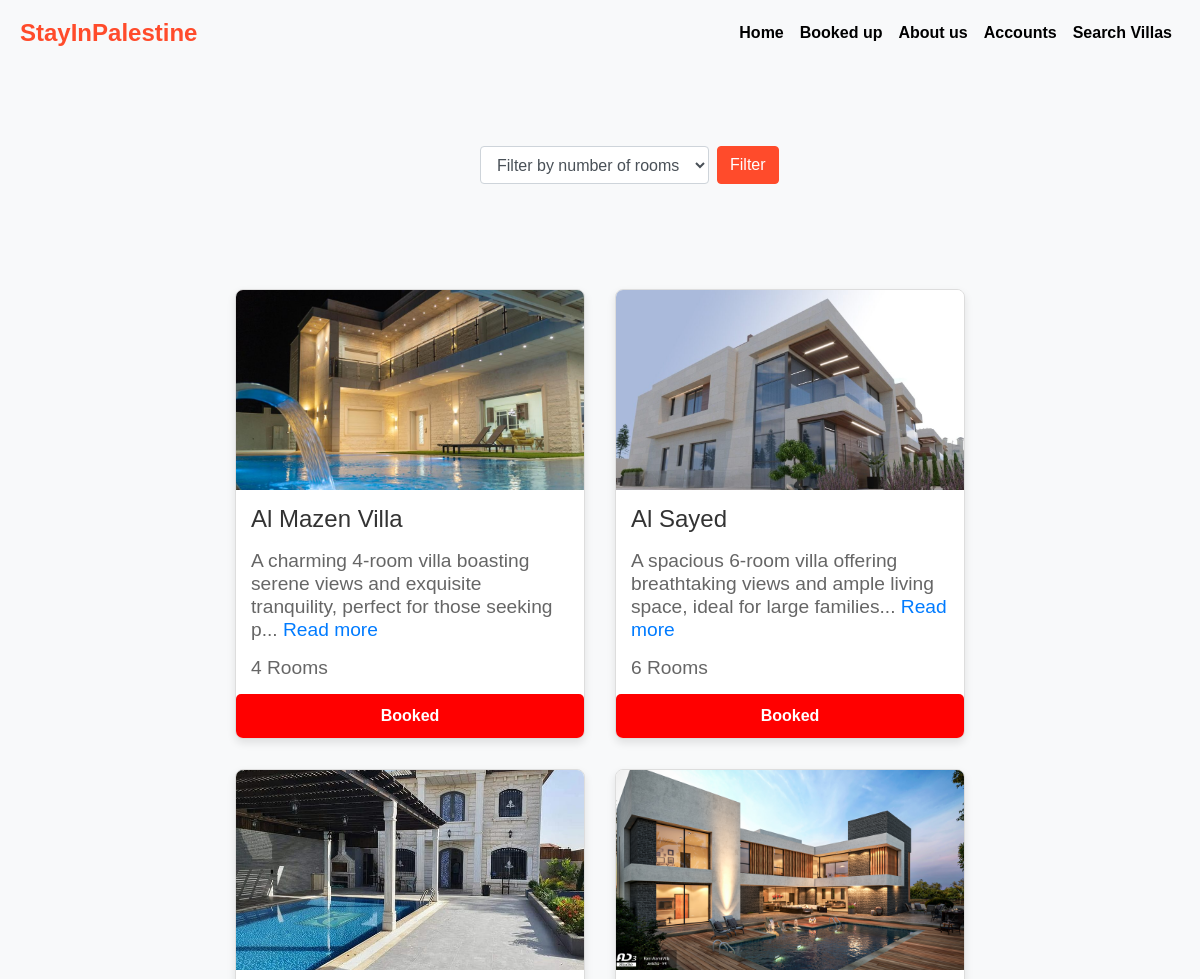
/villas/ (upper part), run on an earlier commit of the app's database.
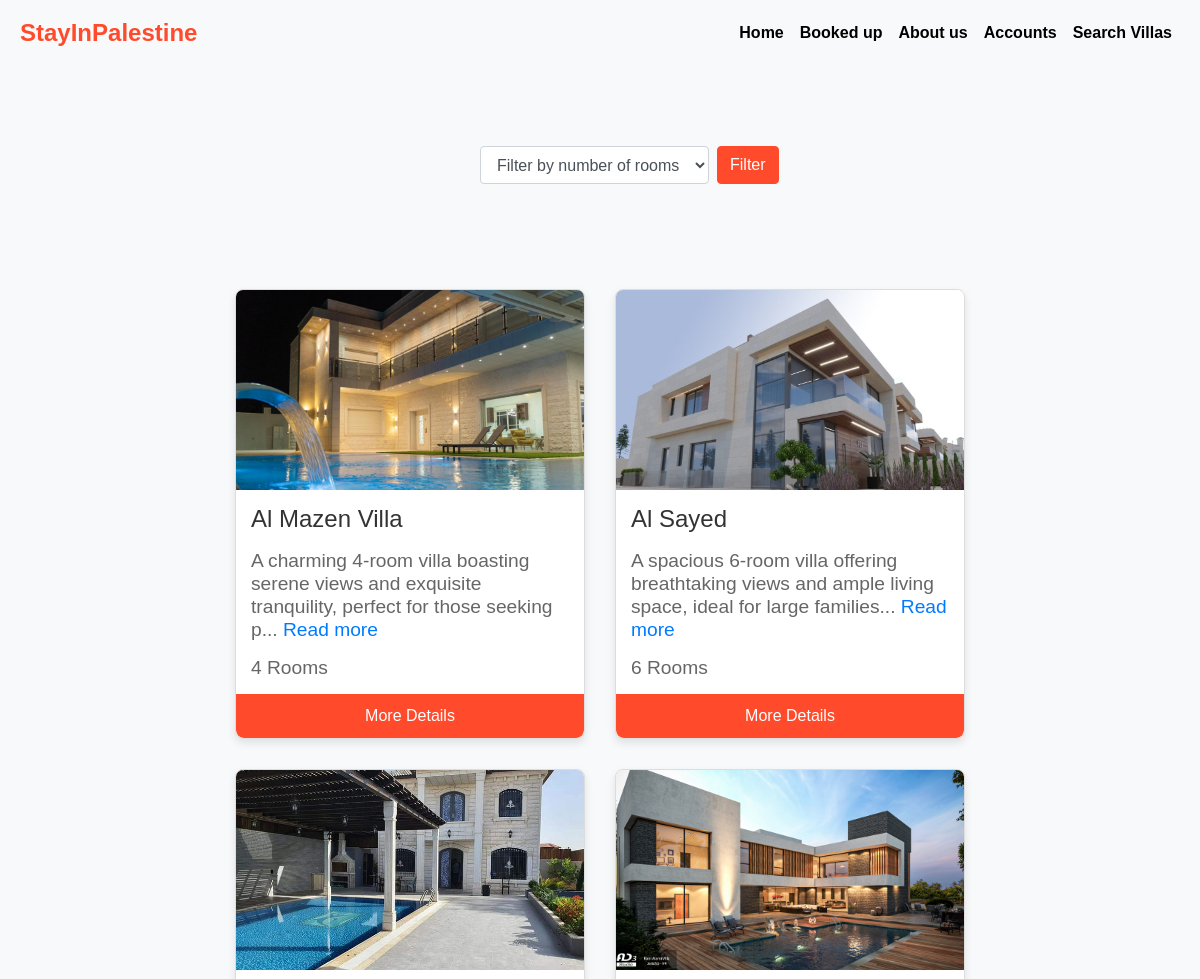
And on a later commit of the database.
### group/models.py (models this page shows)
class villas(models.Model):
    image = models.ImageField(upload_to='img')
    name = models.CharField(max_length=30)
    desc = models.TextField()
    rooms = models.IntegerField()
    status = models.CharField(max_length=20)
    location = models.CharField(max_length=30)
    price = models.IntegerField()
    user_id = models.ForeignKey(user, on_delete=models.CASCADE)

### group/views.py (the view)
# urls.py: path('villas/', views.villa_list, name='villas'),
def villa_list(request):
    First_name = request.session.get('First_name')
    Last_name = request.session.get('Last_name')
    if First_name and Last_name:
        user_name = f"{First_name} {Last_name}"
    else:
        user_name = None
    room_counts = villas.objects.values_list('rooms', flat=True).distinct().order_by('rooms')
    selected_rooms = request.GET.get('rooms', '')
    if selected_rooms:
        villass = villas.objects.filter(rooms=selected_rooms)
    else:
        villass = villas.objects.all()
    context = {
        'villass': villass,
        'room_counts': room_counts,
        'selected_rooms': selected_rooms,
        'user_name': user_name
    }
    return render(request, 'villas.html', context)

### group/templates/villas.html (shortened to what this page needs)
<!DOCTYPE html>
<html lang="en">
<head>
    {% load static %}
    <link href="https://stackpath.bootstrapcdn.com/bootstrap/4.5.2/css/bootstrap.min.css" rel="stylesheet">
    <link rel="stylesheet" href="{% static 'css/villa.css' %}">
</head>
<body>
        <nav class="navbar navbar-expand-lg bg-light">
            <a class="navbar-brand" href="{% url 'index' %}">StayInPalestine</a>
            <div class="collapse navbar-collapse" id="navbarNav">
                <ul class="navbar-nav ml-auto">
                    <li class="nav-item">
                        <a class="nav-link" href="{% url 'index' %}">Home</a>
                    </li>
                    <li class="nav-item">
                        <a class="nav-link" href="{% url 'booked' %}">Booked up</a>
                    </li>
                    <li class="nav-item">
                        <a class="nav-link" href="{% url 'about' %}">About us</a>
                    </li>
                        {% if user_name %}
                        <a class="nav-link" href="{% url 'logout' %}">Logout</a>
                    {% else %}
                    <li class="nav-item">
                        <a class="nav-link" href="{% url 'login' %}">Accounts</a>
                        {% endif %}
                    </li>
                    <li class="nav-item">
                        <a class="nav-link" href="{% url 'villas' %}">Search Villas</a>
                    </li>
                </ul>
            </div>
        </nav>
        <div class="filter-container">
            <form class="form-inline" method="GET" action="{% url 'villas' %}">
                <div class="form-group">
                    <select class="form-control" name="rooms">
                        <option value="">Filter by number of rooms</option>
                    </select>
                </div>
                <button type="submit" class="btn btn-primary ml-2 custom-filter-btn">Filter</button>
            </form>
        </div>
        <div class="card-container">
            {% if villass %}
            {% for villa in villass %}
            <div class="card">
                <form id="details-form-{{ villa.id }}" action="{% url 'details' villa_id=villa.id %}" method="POST">
                    <img class="card-img-top" src="{{ villa.image.url }}" alt="{{ villa.name }}">
                    <h1>{{ villa.name }}</h1>
                    <h2>{{ villa.desc }}</h2>
                    <h2>{{ villa.rooms }} Rooms</h2>
                    {% if villa.status == 'Booked' %}
                        <span class="booked-label">Booked</span>
                    {% else %}
                        <button type="submit">More Details</button>
                    {% endif %}
                </form>
            </div>
            {% endfor %}
            {% else %}
            <p>No villas available.</p>
            {% endif %}
        </div>
</body>
</html>

What changed in the data, as far as the page shows it:
changed villas "Al Mazen Villa": status "Booked" → "More Details"
changed villas "Al Sayed": status "Booked" → "More Details"
